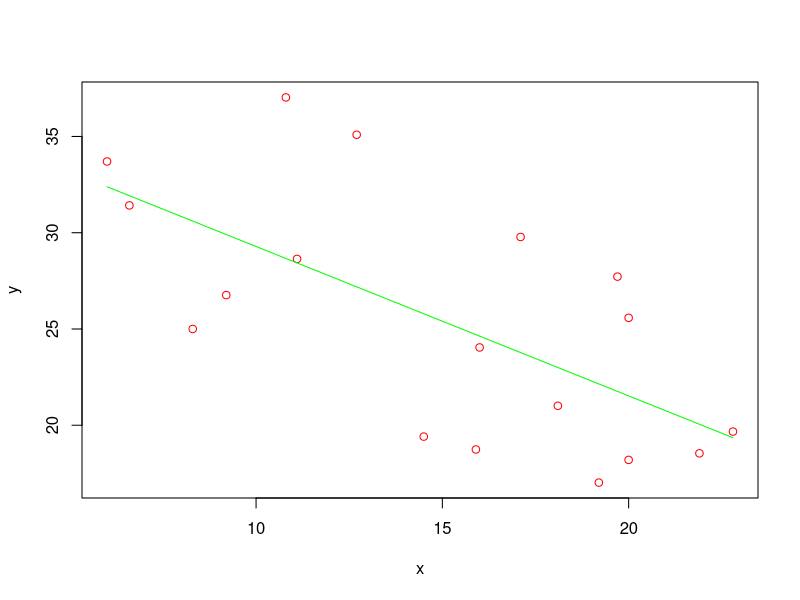

Generate this figure with R:
####################################################
##########    Cushman Wakefield, Inc.    ########### 
####################################################

#Datos del Ejercicio (p???gina 587 ejercicio 44)
i = c(1:18)  #vector de datos
x = c(21.9,6,22.8,18.1,12.7,14.5,20,19.2,16,6.6,15.9,9.2,19.7,20,8.3,17.1,10.8,11.1) #vector de tasa de desocupacion
y = c(18.54,33.7,19.67,21.01,35.09,19.41,25.58,17.02,24.04,31.42,18.74,26.76,27.72,18.2,25,29.78,37.03,28.64) #vector de tasa promedio

#Calculo la media de x e y (ver diapositiva 47)
xmed = mean(x) #media (valor esperado) de x (formula 1)
ymed = mean(y) #media (valor esperado) de y (formula 1)

#Calculo de la ecuacian de regresion estimada 
x_xmed = x-xmed #vector poblaci???n menos su media (formula 2)  
y_ymed = y-ymed #vector ventas menos su media (formula 3)
prod = x_xmed*y_ymed #producto entre x_xmed y y_ymed (formula 4)
cuad = x_xmed^2 #x_xmed elevado al cuadrado (formula 5)
s1 = sum(prod) #sumatorio del producto entre x_xmed y y_ymed (numerador formula 6)
s2 = sum(cuad) #sumatorio de x_xmed elevado al cuadrado (denominador formula 6)
b1 = s1/s2 #calculo de b1 (formula 6) 
b0 = ymed-b1*xmed #calculo de b0 (formula 7) 
y_est = b0+b1*x #ecuacion de regresion estimada 

#Graficos
plot(x,y,col="red") #grafico de dispersion
lines(x,y_est,type="l",col="green") #grafico de la recta de regresion (uso comando "lines" en vez de "plot" para graficar el diagrama de dispersion y la recta en el mismo grafico)

#Coeficiente de determinacion
error = y-y_est #vector ventas menos vector de ventas estimadas
SCE = sum(error^2) #suma de cuadrados debido al error SCE
desv = y-ymed #desviacion del vector ventas menos vector de ventas media
STC = sum(desv^2) #suma total de cuadrados STC
SCR = STC-SCE #suma de cuadrados debidos a la refresion SCR
r2 = SCR/STC #coeficiente de determinaci???n
sig = sign(b1) #signo de b1
rxy = sig*sqrt(r2) #coeficiente de correlacion muestral

#################################################################
########################### T Test ##############################

n = length (i) #numero de muestras (longitud del vector i)
gl = n-2 #grados de libertad
ECM = SCE/gl #error cuadrado medio (estimaci???n de la varianza)
s = sqrt(ECM) #raiz de la varianza
sb1 = s/sqrt(s2) #desviacion estandar estimada de b1
t = b1/sb1 #estadistico de prueba t 
alfa = 0.05 #nivel de significancia (ciencias exactas 99% es decir 0.01 y para ciencias sociales 95% osea 0.05)
area_t = alfa/2 #area en la cola superior
t_tabla = 2.120 #revisar en la tabla de distribucion de t
p_value_t = 2*pt(-abs(t),df=gl) #calculo el valor-p (ya no es necesario consultar este valor en el internet) 
if (p_value_t < alfa) { #t debe ser menor que dos veces 0.005 (comando if compara dos valores) (dos veces porque son dos colas) 
  print ("Rechazo Hip???tesis Nula - Prueba t") #si se cumple que es menor, entonces muestra el mensaje rechazo la hipotesis nula  
} else {  
  print ("Acepto Hip???tesis Nula - Prueba t") #en caso contrario  muestra el mensaje rechazo la hipotesis nula  
}   

#Intervalo de confianza
int_conf_izq = b1-(t_tabla)*sb1 #intervalo de confianza (rango inferior) 
int_conf_der = b1+(t_tabla)*sb1 #intervalo de confianza (rango superior) 
int_conf = c(int_conf_izq, int_conf_der) #intervalo de confianza total (en forma de vector) 

#t.test(x,y,conf.level=0.99) #funcion que permite hacer la prueba t directamente, pero no permite escoger los grados de libertad

#################################################################
########################### F Test ##############################

CMR = SCR/1 #cuadrado medio de la regresion
F = CMR/ECM #estadistico de prueba F 
F_tabla = 4.49 #revisar en la tabla de distribucion de F
gl_num = 1 #n???mero de grados de libertad numerador
gl_den = n-2 #n???mero de grados de libertad denominador
p_value_F = pf(F, gl_num, gl_den, lower.tail=FALSE) #calculo el valor-p (ya no es necesario consultar este valor en el internet) 
if (p_value_F < alfa) { #F debe ser menor que 0.01 (una sola cola) 
  print ("Rechazo Hip???tesis Nula - Prueba F") #si se cumple que es menor, entonces muestra el mensaje rechazo la hipotesis nula  
} else {  
  print ("Acepto Hip???tesis Nula - Prueba F") #en caso contrario  muestra el mensaje rechazo la hipotesis nula  
}   
#var.test(x,y,conf.level=0.99) #funcion que permite hacer la prueba f directamente, pero no permite escoger los grados de libertad